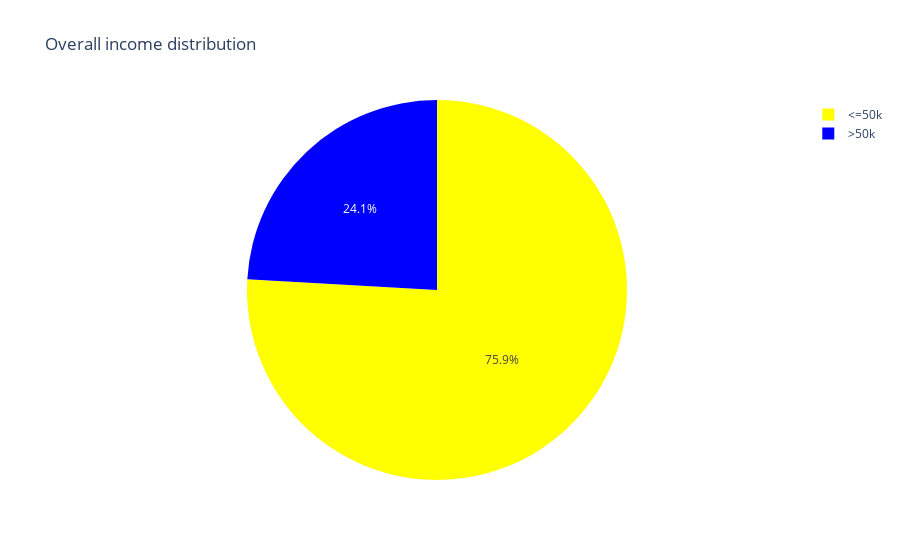

This figure's notebook cell:
### Code cell
fig = px.pie(adult_df_income,names='income',values='total',title='Overall income distribution',color_discrete_sequence=["yellow","blue"])
fig.show()

### Figure 1 — Plotly figure (JSON) as saved in the notebook; plotly's stock layout.template omitted (floating-point values rounded to 4 significant figures)
{"data": [{"domain": {"x": [0, 1], "y": [0, 1]}, "hovertemplate": "income=%{label}<br>total=%{value}<extra></extra>", "labels": ["<=50k", ">50k"], "legendgroup": "", "name": "", "showlegend": true, "type": "pie", "values": [24677, 7836]}], "layout": {"autosize": true, "legend": {"tracegroupgap": 0}, "piecolorway": ["yellow", "blue"], "title": {"text": "Overall income distribution"}}}
